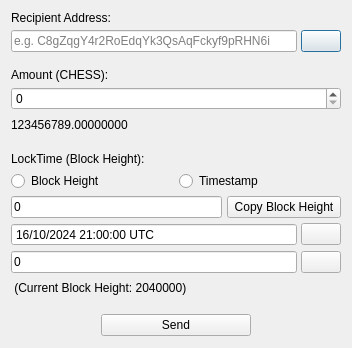
<?xml version="1.0" encoding="UTF-8"?>
<ui version="4.0">
 <class>sendtimelockdialog</class>
 <widget class="QDialog" name="sendtimelockdialog">
  <property name="enabled">
   <bool>true</bool>
  </property>
  <property name="geometry">
   <rect>
    <x>0</x>
    <y>0</y>
    <width>352</width>
    <height>348</height>
   </rect>
  </property>
  <property name="sizePolicy">
   <sizepolicy hsizetype="Preferred" vsizetype="Preferred">
    <horstretch>0</horstretch>
    <verstretch>0</verstretch>
   </sizepolicy>
  </property>
  <property name="windowTitle">
   <string>Send coins with timelock</string>
  </property>
  <layout class="QVBoxLayout" name="verticalLayout">
   <property name="spacing">
    <number>5</number>
   </property>
   <property name="bottomMargin">
    <number>12</number>
   </property>
   <item>
    <widget class="QLabel" name="label">
     <property name="text">
      <string>Recipient Address:</string>
     </property>
    </widget>
   </item>
   <item>
    <layout class="QHBoxLayout" name="horizontalLayout_6">
     <property name="spacing">
      <number>4</number>
     </property>
     <item>
      <widget class="QValidatedLineEdit" name="payTo">
       <property name="placeholderText">
        <string>e.g. C8gZqgY4r2RoEdqYk3QsAqFckyf9pRHN6i</string>
       </property>
       <property name="clearButtonEnabled">
        <bool>false</bool>
       </property>
      </widget>
     </item>
     <item>
      <widget class="QPushButton" name="addrButton">
       <property name="text">
        <string/>
       </property>
       <property name="icon">
        <iconset resource="../bitcoin.qrc">
         <normaloff>:/icons/address-book</normaloff>:/icons/address-book</iconset>
       </property>
      </widget>
     </item>
    </layout>
   </item>
   <item>
    <spacer name="verticalSpacer">
     <property name="orientation">
      <enum>Qt::Vertical</enum>
     </property>
     <property name="sizeHint" stdset="0">
      <size>
       <width>20</width>
       <height>40</height>
      </size>
     </property>
    </spacer>
   </item>
   <item>
    <widget class="QLabel" name="label_2">
     <property name="text">
      <string>Amount (CHESS):</string>
     </property>
    </widget>
   </item>
   <item>
    <widget class="BitcoinAmountField" name="payAmount"/>
   </item>
   <item>
    <layout class="QHBoxLayout" name="horizontalLayout">
     <property name="spacing">
      <number>8</number>
     </property>
     <item>
      <widget class="QLabel" name="labelBalance">
       <property name="text">
        <string>123456789.00000000</string>
       </property>
      </widget>
     </item>
     <item>
      <spacer name="horizontalSpacer">
       <property name="orientation">
        <enum>Qt::Horizontal</enum>
       </property>
       <property name="sizeHint" stdset="0">
        <size>
         <width>40</width>
         <height>20</height>
        </size>
       </property>
      </spacer>
     </item>
    </layout>
   </item>
   <item>
    <spacer name="verticalSpacer_3">
     <property name="orientation">
      <enum>Qt::Vertical</enum>
     </property>
     <property name="sizeHint" stdset="0">
      <size>
       <width>20</width>
       <height>40</height>
      </size>
     </property>
    </spacer>
   </item>
   <item>
    <widget class="QLabel" name="label_3">
     <property name="text">
      <string>&lt;html&gt;&lt;head/&gt;&lt;body&gt;&lt;p&gt;LockTime (Block Height):&lt;/p&gt;&lt;/body&gt;&lt;/html&gt;</string>
     </property>
    </widget>
   </item>
   <item>
    <layout class="QVBoxLayout" name="verticalLayout_2">
     <item>
      <layout class="QHBoxLayout" name="horizontalLayout_3">
       <item>
        <widget class="QRadioButton" name="radioHeight">
         <property name="text">
          <string>Block Height</string>
         </property>
        </widget>
       </item>
       <item>
        <widget class="QRadioButton" name="radioStamp">
         <property name="text">
          <string>Timestamp</string>
         </property>
        </widget>
       </item>
      </layout>
     </item>
     <item>
      <layout class="QHBoxLayout" name="horizontalLayout_7">
       <item>
        <widget class="QValidatedLineEdit" name="lockHeight">
         <property name="text">
          <string>0</string>
         </property>
        </widget>
       </item>
       <item>
        <widget class="QPushButton" name="buttonGetHeight">
         <property name="text">
          <string> Copy Block Height </string>
         </property>
         <property name="icon">
          <iconset resource="../bitcoin.qrc">
           <normaloff>:/icons/from</normaloff>:/icons/from</iconset>
         </property>
        </widget>
       </item>
      </layout>
     </item>
     <item>
      <layout class="QHBoxLayout" name="horizontalLayout_4">
       <property name="spacing">
        <number>4</number>
       </property>
       <item>
        <widget class="QDateTimeEdit" name="dateTimelock">
         <property name="sizePolicy">
          <sizepolicy hsizetype="Expanding" vsizetype="Fixed">
           <horstretch>0</horstretch>
           <verstretch>0</verstretch>
          </sizepolicy>
         </property>
         <property name="minimumSize">
          <size>
           <width>0</width>
           <height>0</height>
          </size>
         </property>
         <property name="maximumSize">
          <size>
           <width>16777215</width>
           <height>16777215</height>
          </size>
         </property>
         <property name="buttonSymbols">
          <enum>QAbstractSpinBox::NoButtons</enum>
         </property>
         <property name="showGroupSeparator" stdset="0">
          <bool>false</bool>
         </property>
         <property name="dateTime">
          <datetime>
           <hour>21</hour>
           <minute>0</minute>
           <second>0</second>
           <year>2024</year>
           <month>10</month>
           <day>16</day>
          </datetime>
         </property>
         <property name="date">
          <date>
           <year>2024</year>
           <month>10</month>
           <day>16</day>
          </date>
         </property>
         <property name="minimumDateTime">
          <datetime>
           <hour>6</hour>
           <minute>0</minute>
           <second>0</second>
           <year>1969</year>
           <month>12</month>
           <day>23</day>
          </datetime>
         </property>
         <property name="displayFormat">
          <string>dd/MM/yyyy hh:mm:ss UTC</string>
         </property>
         <property name="timeSpec">
          <enum>Qt::UTC</enum>
         </property>
        </widget>
       </item>
       <item>
        <widget class="QPushButton" name="buttonConvert">
         <property name="minimumSize">
          <size>
           <width>0</width>
           <height>0</height>
          </size>
         </property>
         <property name="maximumSize">
          <size>
           <width>16777215</width>
           <height>16777215</height>
          </size>
         </property>
         <property name="toolTip">
          <string>Convert UTC time to Unix timestamp</string>
         </property>
         <property name="text">
          <string/>
         </property>
         <property name="icon">
          <iconset resource="../bitcoin.qrc">
           <normaloff>:/icons/receiving_addresses</normaloff>:/icons/receiving_addresses</iconset>
         </property>
        </widget>
       </item>
      </layout>
     </item>
     <item>
      <layout class="QHBoxLayout" name="horizontalLayout_2">
       <property name="spacing">
        <number>4</number>
       </property>
       <item>
        <widget class="QValidatedLineEdit" name="lockStamp">
         <property name="sizePolicy">
          <sizepolicy hsizetype="Expanding" vsizetype="Fixed">
           <horstretch>0</horstretch>
           <verstretch>0</verstretch>
          </sizepolicy>
         </property>
         <property name="minimumSize">
          <size>
           <width>0</width>
           <height>0</height>
          </size>
         </property>
         <property name="maximumSize">
          <size>
           <width>16777215</width>
           <height>16777215</height>
          </size>
         </property>
         <property name="text">
          <string>0</string>
         </property>
         <property name="clearButtonEnabled">
          <bool>false</bool>
         </property>
        </widget>
       </item>
       <item>
        <widget class="QPushButton" name="buttonConvert2">
         <property name="sizePolicy">
          <sizepolicy hsizetype="Minimum" vsizetype="Fixed">
           <horstretch>0</horstretch>
           <verstretch>0</verstretch>
          </sizepolicy>
         </property>
         <property name="minimumSize">
          <size>
           <width>0</width>
           <height>0</height>
          </size>
         </property>
         <property name="maximumSize">
          <size>
           <width>16777215</width>
           <height>16777215</height>
          </size>
         </property>
         <property name="toolTip">
          <string>Convert Unix timestamp to UTC time</string>
         </property>
         <property name="text">
          <string/>
         </property>
         <property name="icon">
          <iconset resource="../bitcoin.qrc">
           <normaloff>:/icons/up</normaloff>:/icons/up</iconset>
         </property>
        </widget>
       </item>
      </layout>
     </item>
    </layout>
   </item>
   <item>
    <layout class="QHBoxLayout" name="horizontalLayout_8">
     <property name="spacing">
      <number>8</number>
     </property>
     <item>
      <widget class="QLabel" name="labelHeight">
       <property name="text">
        <string> (Current Block Height: 2040000)</string>
       </property>
      </widget>
     </item>
     <item>
      <spacer name="horizontalSpacer_4">
       <property name="orientation">
        <enum>Qt::Horizontal</enum>
       </property>
       <property name="sizeHint" stdset="0">
        <size>
         <width>40</width>
         <height>20</height>
        </size>
       </property>
      </spacer>
     </item>
    </layout>
   </item>
   <item>
    <spacer name="verticalSpacer_2">
     <property name="orientation">
      <enum>Qt::Vertical</enum>
     </property>
     <property name="sizeHint" stdset="0">
      <size>
       <width>20</width>
       <height>40</height>
      </size>
     </property>
    </spacer>
   </item>
   <item>
    <layout class="QHBoxLayout" name="horizontalLayout_5">
     <item>
      <spacer name="horizontalSpacer_2">
       <property name="orientation">
        <enum>Qt::Horizontal</enum>
       </property>
       <property name="sizeHint" stdset="0">
        <size>
         <width>40</width>
         <height>20</height>
        </size>
       </property>
      </spacer>
     </item>
     <item>
      <widget class="QPushButton" name="sendButton">
       <property name="minimumSize">
        <size>
         <width>150</width>
         <height>0</height>
        </size>
       </property>
       <property name="maximumSize">
        <size>
         <width>150</width>
         <height>16777215</height>
        </size>
       </property>
       <property name="text">
        <string>Send</string>
       </property>
       <property name="icon">
        <iconset resource="../bitcoin.qrc">
         <normaloff>:/icons/send</normaloff>:/icons/send</iconset>
       </property>
      </widget>
     </item>
     <item>
      <spacer name="horizontalSpacer_3">
       <property name="orientation">
        <enum>Qt::Horizontal</enum>
       </property>
       <property name="sizeHint" stdset="0">
        <size>
         <width>40</width>
         <height>20</height>
        </size>
       </property>
      </spacer>
     </item>
    </layout>
   </item>
  </layout>
 </widget>
 <customwidgets>
  <customwidget>
   <class>BitcoinAmountField</class>
   <extends>QSpinBox</extends>
   <header>bitcoinamountfield.h</header>
   <container>1</container>
  </customwidget>
  <customwidget>
   <class>QValidatedLineEdit</class>
   <extends>QLineEdit</extends>
   <header>qvalidatedlineedit.h</header>
  </customwidget>
 </customwidgets>
 <resources>
  <include location="../bitcoin.qrc"/>
 </resources>
 <connections/>
</ui>
